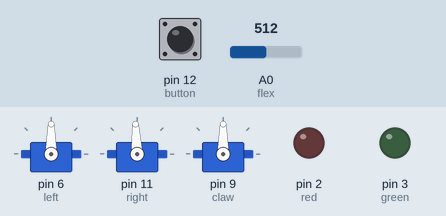
Recording of a sketch running on a simulated Arduino Uno, built with avr-gcc and run on an emulated ATmega328P. Parts: 3 × servo, output pins drawn as LEDs (lit = HIGH). The test bench sets the inputs (shaded band); at power-on: pin 12 (button) HIGH, A0 (flex) = 512.

Above: at 0.1 s.
At 4.3 s:
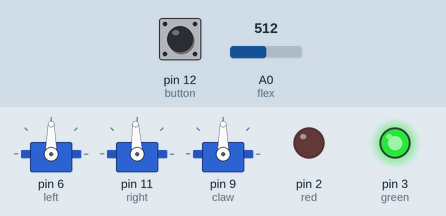
4.4 s: pin 12 (button) pulled LOW for 0.15 s
At 5.6 s:
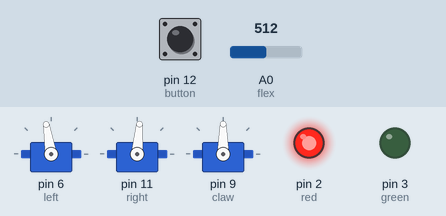
Timing chart, 0 to 7.4 s (numbered marks = the images above; inputs shaded):
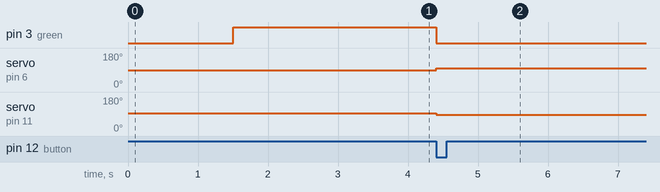

Measured:
- after the input at 4.4 s, pin 2 (red): LOW → HIGH at once; pin 3 (green): HIGH → LOW at once; servo on pin 6 (left): 90° → 99° at once; servo on pin 11 (right): 93° → 85° at once

The sketch:

servotest.ino
```cpp
//importing code for the servos
#include <Servo.h>
// Setting Variables for all devices
int green = 3;
int red = 2;
int left = 6;
int claw = 9;
int right = 11;
int flex = A0;
int button = 12;
int flexstore = 0;
int garbagecount = 0;
// Creating a boolean for if the system has the can or not
boolean hascan = false;
//Creating servos
Servo leftservo;
Servo rightservo;
Servo clawservo;
void setup()
{
  //Attaching Servos
  leftservo.attach(left);
  rightservo.attach(right);
  clawservo.attach(claw);
  //Setting pinmodes
  pinMode(button, INPUT_PULLUP);
  pinMode(flex, INPUT);
  pinMode(red, OUTPUT);
  pinMode(green, OUTPUT);
  //Setting the robot to stop and open the claw
  rightservo.write(93);
  leftservo.write(90);
  clawservo.write(90);
  delay(1500);
  //setting led to green
  digitalWrite(green, 1);
  delay(1000);
  digitalWrite(red, 0);
  //wait
  delay(1000);
  //creating a while loop to hold until the button is pushed
  while (digitalRead(button))
  {}
  // Starting movement
  digitalWrite(green, 0);
  digitalWrite(red, 1);
  rightservo.write(85);
  leftservo.write(99);
}
//if the flex is larger less than 190 set isFlexed to "true"
boolean isflexed ()
{
  return (analogRead(flex) <= 190 );
}
void loop()
{
  //checking if it doesn't have the can and if is flex is true
  if (!hascan && isflexed())
  {
    //increment count to check if the flex is real
    //if the count is less than 130 and the flex doesn't continue
    //we reject it and start over
    while (garbagecount < 130)
    {
      if (!isflexed ())
        garbagecount++;
      else
        garbagecount = 0;
    }
    closeclaw();
  }
  // if it has the can and is flexed or hitting the wall it calls for the claw to close
  if (hascan && isflexed())
  {
    openclaw();
  }
}
//function to close claw
void closeclaw()
{
  leftservo.write(90);
  rightservo.write(93);
  delay(1000);
  clawservo.write(20);
  delay(1000);
  leftservo.write(99);
  delay(100);
  rightservo.write(85);
  hascan = true;
  delay(2000);
}
//function to open claw
void openclaw()
{
  leftservo.write(90);
  rightservo.write(93);
  delay(1000);
  clawservo.write(90);
  delay(1000);
}
```
